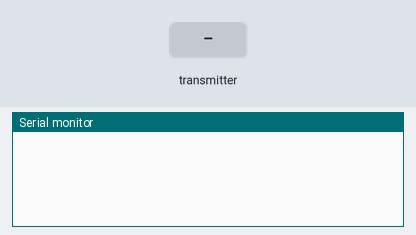
The sketch below on a simulated ESP32. Parts: the last lines printed to the serial monitor. Inputs (shaded band) come from the test bench.

Above: at 1.2 s.
1.3 s: the transmitter starts sending text = 0
At 1.66 s:
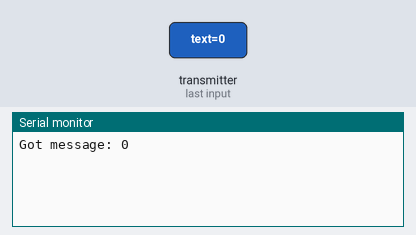
3.3 s: the transmitter starts sending text = 1
At 3.66 s:
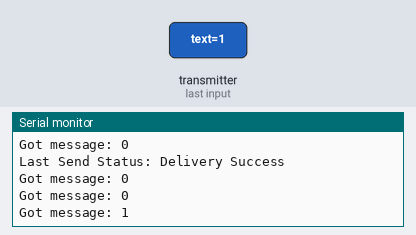

The sketch:

log_station.ino
```cpp
#include <WiFi.h>
#include <esp_now.h>

// CHANGE THIS to the MAC address of the other ESP32
uint8_t peerAddress[] = {0x48, 0xe7, 0x29, 0xc9, 0xdf, 0x68};

typedef struct struct_message {
  char text[50];
} struct_message;

struct_message incoming;
struct_message outgoing;

// Callback when data is sent
void onDataSent(const esp_now_send_info_t *info, esp_now_send_status_t status) {
  Serial.print("Last Send Status: ");
  Serial.println(status == ESP_NOW_SEND_SUCCESS ? "Delivery Success" : "Delivery Fail");
}

// Callback when data is received
void onDataRecv(const esp_now_recv_info_t *info, const uint8_t *incomingData, int len) {
  memcpy(&incoming, incomingData, sizeof(incoming));
  Serial.print("Got message: ");
  Serial.println(incoming.text);
}

void setup() {
  Serial.begin(115200);

  // Wi-Fi in station mode
  WiFi.mode(WIFI_STA);

  // Init ESP-NOW
  if (esp_now_init() != ESP_OK) {
    Serial.println("Error initializing ESP-NOW");
    return;
  }

  // Register callbacks
  esp_now_register_send_cb(onDataSent);
  esp_now_register_recv_cb(onDataRecv);

  // Add peer
  esp_now_peer_info_t peerInfo = {};
  memcpy(peerInfo.peer_addr, peerAddress, 6);
  peerInfo.channel = 0;
  peerInfo.encrypt = false;

  if (esp_now_add_peer(&peerInfo) != ESP_OK) {
    Serial.println("Failed to add peer");
    return;
  }
}

void loop() {
  static unsigned long lastSend = 0;
  if (millis() - lastSend > 2000) {
    lastSend = millis();
    snprintf(outgoing.text, sizeof(outgoing.text), "Hello from Station %s", WiFi.macAddress().c_str());
    esp_now_send(peerAddress, (uint8_t *) &outgoing, sizeof(outgoing));
  }
}
```

Measured:
- after the input at 1.3 s, the serial monitor: prints a new line after 0.05 s (image 1)
- after the input at 3.3 s, the serial monitor: prints a new line after 0.05 s (image 2)
